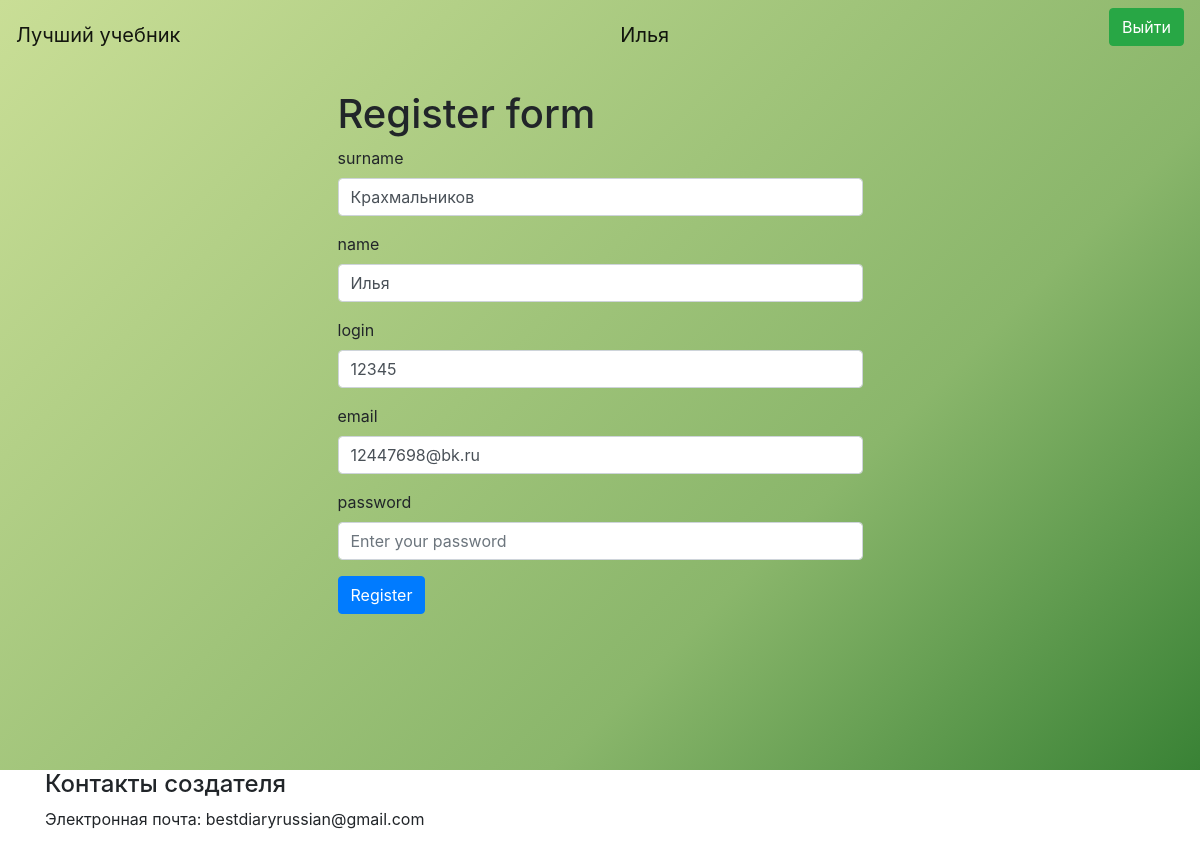
Page /newUser/3 (signed in) on the earlier database version.
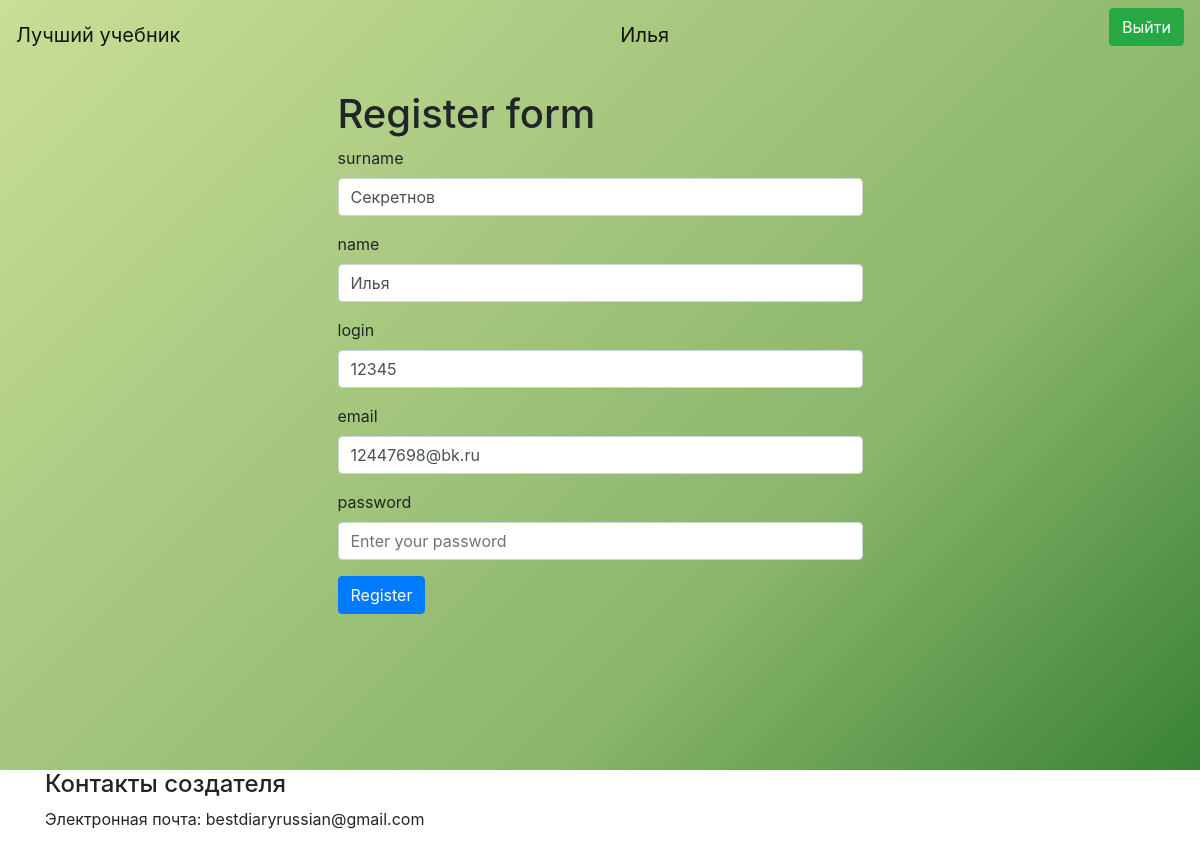
Same page on the later database version.
### data/users.py (models this page shows, shortened)
class User(SqlAlchemyBase, UserMixin):
    __tablename__ = 'users'
    id = sqlalchemy.Column(sqlalchemy.Integer,
                           primary_key=True, autoincrement=True)
    classId = sqlalchemy.Column(sqlalchemy.Integer, nullable=True)
    surname = sqlalchemy.Column(sqlalchemy.String, nullable=True)
    name = sqlalchemy.Column(sqlalchemy.String, nullable=True)
    login = sqlalchemy.Column(sqlalchemy.String, nullable=True)
    email = sqlalchemy.Column(sqlalchemy.String, nullable=True)
    hashed_password = sqlalchemy.Column(sqlalchemy.String, nullable=True)

### main.py (the view, shortened to what this page needs)
@app.route('/newUser/<int:id>', methods=['GET', 'POST'])
def edit_user(id):
    coc = request.cookies.get("coc", 0)
    if coc:
        us = coc.split(';')[1]
        nameUs = coc.split(';')[2]
        form = RegisterForm()
        if request.method == "GET":
            db_sess = db_session.create_session()
            user = db_sess.query(User).filter(User.id == id).first()
            if user:
                form.surname.data = user.surname
                form.name.data = user.name
                form.login.data = user.login
                form.email.data = user.email
            else:
                abort(404)
        return render_template('register.html',
                               title='Редактирование ученика',
                               form=form, us=us, nameUs=nameUs)
    else:
        return redirect('/')

### forms/user.py
class RegisterForm(FlaskForm):
    surname = StringField('surname', validators=[DataRequired()])
    name = StringField('name', validators=[DataRequired()])
    login = StringField('login', validators=[DataRequired()])
    email = EmailField('email', validators=[DataRequired()])
    password = PasswordField('password', validators=[DataRequired()])
    submit = SubmitField('Сохранить')

### data/db_session.py (called while the page is built)
def create_session() -> Session:
    global __factory
    return __factory()

### main.py (called while the page is built)
@login_manager.user_loader
def load_user(user_id):
    db_sess = db_session.create_session()
    return db_sess.query(User).get(user_id)

### templates/register.html (shortened to what this page needs)
{% extends "base.html" %}
{% block content %}
<div class="container">
    <div class="row justify-content-center">
        <div class="col-md-6">
            <h1>Register form</h1>
            <form action="" method="post">
                <div class="form-group">
                    {{ form.surname.label }}
                    {{ form.surname(class="form-control", placeholder="Enter your surname") }}
                </div>
                <div class="form-group">
                    {{ form.name.label }}
                    {{ form.name(class="form-control", placeholder="Enter your name") }}
                </div>
                <div class="form-group">
                    {{ form.login.label }}
                    {{ form.login(class="form-control", placeholder="Enter your login") }}
                </div>
                <div class="form-group">
                    {{ form.email.label }}
                    {{ form.email(class="form-control", placeholder="Enter your email", type="email") }}
                </div>
                <div class="form-group">
                    {{ form.password.label }}
                    {{ form.password(class="form-control", placeholder="Enter your password", type="password") }}
                </div>
                <button type="submit" class="btn btn-primary">Register</button>
            </form>
        </div>
    </div>
</div>
{% endblock %}

### templates/base.html (shortened to what this page needs)
<!doctype html>
<html lang="en">
<head>
    <link rel="stylesheet"
          href="https://stackpath.bootstrapcdn.com/bootstrap/4.4.1/css/bootstrap.min.css"
>
</head>
<body>
{% if bg == "img" %}
<div class="custom-div_image_1">
{% else %}
<div class="custom-div">
{% endif %}
    <header>
        <nav class="navbar navbar-light">
            <a class="navbar-brand" href="#">Лучший учебник</a>
            {% if us != "None" %}
                <a class="navbar-brand" href="/logout">{{ nameUs }}</a>
                <p>
                    <a class="btn btn-success" href="/logout">Выйти</a>
                </p>
            {% else %}
                <p>
                    <a class="btn btn-success" href="/login">Войти</a>
                </p>
            {% endif %}
        </nav>
    </header>
    <main role="main" class="container">
        {% block content %}{% endblock %}
    </main>
</div>
<footer>
    <div class="custom-center">
        <div class="container">
            <div class="row">
                <div class="col-md-6">
                    <h4>Контакты создателя</h4>
                    <p>Электронная почта: bestdiaryrussian@gmail.com</p>
                </div>
            </div>
        </div>
    </div>
</footer>
</body>
</html>

Differences in the rows shown:
changed User "Илья": surname "Крахмальников" → "Секретнов"
